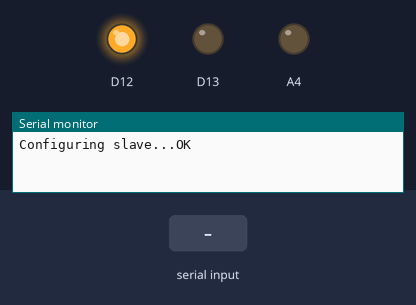
This sketch was run on a simulated Arduino Zero (SAMD21). Shown: output pins drawn as LEDs (lit = HIGH), the last lines printed to the serial monitor. The inputs (shaded band) are chosen by the test bench. The modem accepts every AT command (registered, SIM ready, sends succeed) and sends nothing else.

Above: at 3.9 s.
4.0 s: ">" received over Serial
At 5.3 s:
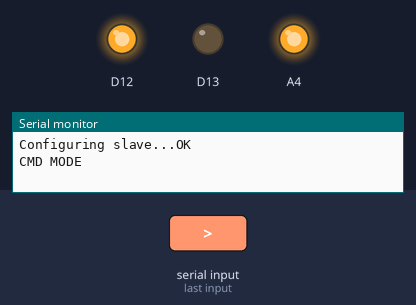
5.6 s: "<" received over Serial
At 6.5 s:
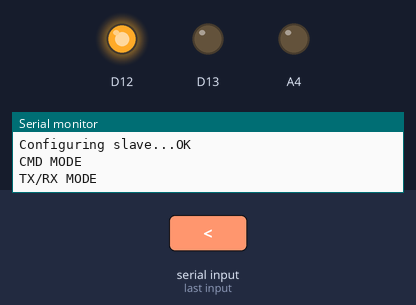
Timing chart, 0 to 8.6 s (numbered marks = the images above; inputs shaded):
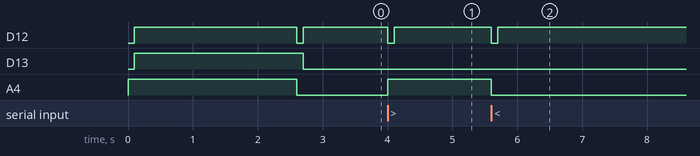

Measured:
- after the input at 4.0 s, D12: HIGH → LOW at once, → HIGH 0.10 s later; A4: LOW → HIGH at once
- after the input at 5.6 s, D12: HIGH → LOW at once, → HIGH 0.10 s later; A4: HIGH → LOW at once

The sketch:

TU_HC05_V2.ino
```cpp
//#define CONF
#define MASTER 0
#define SLAVE  1
#define MODE SLAVE

//adresse de l'esclave :
//AT+ADDR
//+ADDR:2015:12:148184

//adresse du maitre :
//+ADDR:2016:2:164200

void setup() {

  pinMode(13, OUTPUT);
  digitalWrite(13, LOW);


  /*
    la broche KEY du module HC05 est connecté à la broche A4,
    utilisée en sortie digitale
  */
  pinMode(A4, OUTPUT);

  /*
    si KEY=0 au démarage, mode transmission
    si KEY=VCC au démarrage, mode AT cmd (config) , à 38400bauds
  */
  digitalWrite(A4, HIGH);


  /*
     La broche 12 est connecté au RESET du HC05 : on reset le module pour passer d'un mode à l'autre
     car la broche KEY est testé au démarrage du module uniquement 'à verifier)
  */
  pinMode(12, OUTPUT);

  /*
     on effectue un reset en mettant la broche RESET du HC05 à GND
  */
  digitalWrite(12, LOW);
  delay(100);
  digitalWrite(12, HIGH);

  /*
     si on est en mode AT, le baudrate est de 38400
  */
  Serial1.begin(38400);

#if MODE //slave
  configBluetoothSlave();
#else
  configBluetoothMaster();
#endif
  Serial1.begin(115200);

  //on attends que le moniteur série coté PC soit ouver
  //while (!SerialUSB);

}

void loop() {
  //ce code est un "pass through" entre ce qui est envoyé/reçu sur le moniteur série et le HC05

  if (SerialUSB.available()) {
    char c = SerialUSB.read();
    if (c == '>') //go to cmd mode
    {
      digitalWrite(A4, HIGH);
      digitalWrite(12, LOW);
      delay(100);
      digitalWrite(12, HIGH);
      Serial1.begin(38400);
      SerialUSB.println("\nCMD MODE");
    }
    else if (c == '<') //back to transmit mode
    {
      digitalWrite(A4, LOW);
      digitalWrite(12, LOW);
      delay(100);
      digitalWrite(12, HIGH);
      Serial1.begin(115200);
      SerialUSB.println("\nTX/RX MODE");
    }
    else
      Serial1.write(c);
  }
  if (Serial1.available()) {
    char b = Serial1.read();
    SerialUSB.write(b);
  }
}


void configBluetoothMaster()
{
  SerialUSB.print("Configuring master...");

  digitalWrite(13, HIGH);
  Serial1.println("AT+ORGL");
  delay(500);
  Serial1.println("AT+RMAAD");
  delay(500);
  Serial1.println("AT+NAME=BT_MASTER");
  delay(500);
  Serial1.println("AT+PSWD=0000");
  delay(500);
  Serial1.println("AT+ROLE=1");
  delay(500);
  Serial1.println("AT+CMODE=1");
  delay(500);
  Serial1.println("AT+INIT");
  delay(500);
  Serial1.println("AT+INQ");
  delay(500);
  Serial1.println("AT+LINK=2016,2,164200"); ////+ADDR:2016:2:164200    //2015,12,148184
  delay(500);
  Serial1.println("AT+UART=115200,1,0");
  delay(500);

  while (Serial1.find("FAIL"))
  {
    SerialUSB.println("Can't connect to slave : AT+LINK return FAIL");
  }
  while (Serial1.available())
    Serial1.read();

  digitalWrite(A4, LOW);
  digitalWrite(12, LOW);
  delay(100);
  digitalWrite(12, HIGH);
  digitalWrite(13, LOW);

  SerialUSB.println("OK");
}

void configBluetoothSlave()
{
  SerialUSB.print("Configuring slave...");
  digitalWrite(13, HIGH);
  Serial1.println("AT+ORGL");
  delay(500);
  Serial1.println("AT+NAME=BT_SLAVE");
  delay(500);
  Serial1.println("AT+PSWD=0000");
  delay(500);
  Serial1.println("AT+ROLE=0");
  delay(500);
  Serial1.println("AT+UART=115200,1,0");
  delay(500);

  while (Serial1.available())
    Serial1.read();

  digitalWrite(A4, LOW);
  digitalWrite(12, LOW);
  delay(100);
  digitalWrite(12, HIGH);
  digitalWrite(13, LOW);

  SerialUSB.println("OK");

}
```
